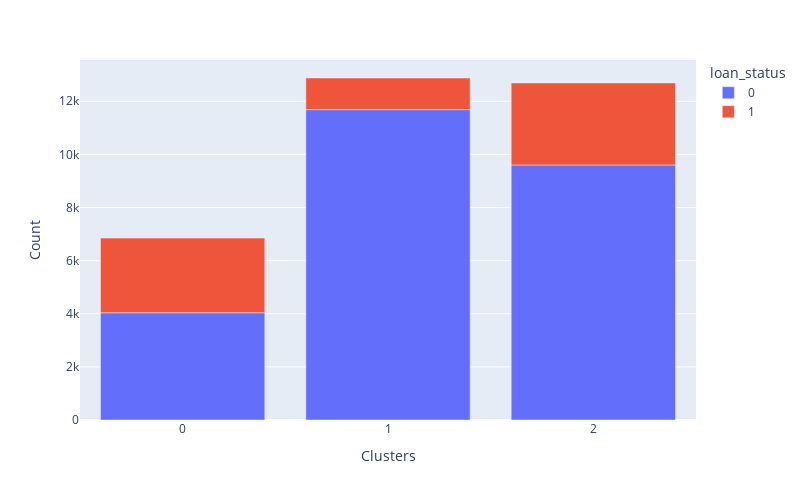
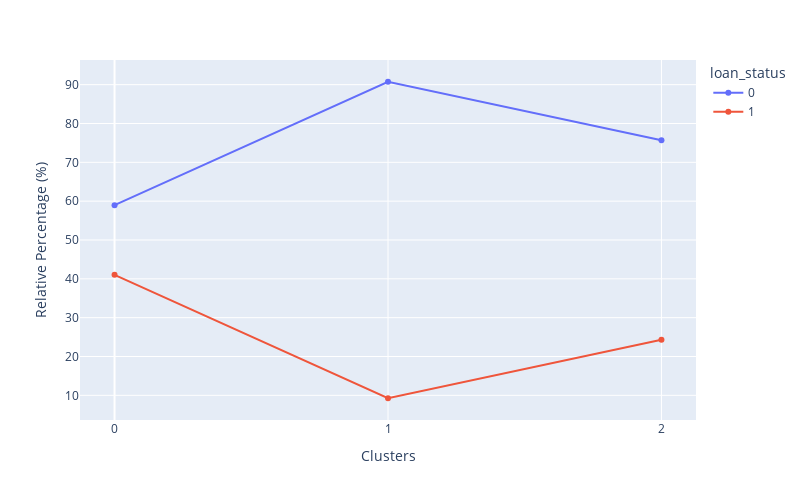

Notebook source saved alongside these figures, in order:
### Markdown cell above
Next, we want to analyze how the clusters relate to loan defaults.
We create a new DataFrame containing the predicted cluster for each user and their default status. Using cluster_distribution_per_variable, we will visualize:

* The absolute distribution of clusters colored by default level.
* The relative percentage of default levels within each cluster.

This helps us understand which clusters are more prone to default and provides actionable insights for risk management.

### Code cell
df_cluster_vs_Default=  df_default.copy()
df_cluster_vs_Default['Clusters'] = X['Clusters']
cluster_distribution_per_variable(df=df_cluster_vs_Default, target=target_var)

### Figure 1 — Plotly figure (JSON) as saved in the notebook; plotly's stock layout.template omitted (floating-point values rounded to 4 significant figures)
{"data": [{"alignmentgroup": "True", "hovertemplate": "loan_status=0<br>Clusters=%{x}<br>Count=%{y}<extra></extra>", "legendgroup": "0", "marker": {"color": "#636efa", "pattern": {"shape": ""}}, "name": "0", "offsetgroup": "0", "orientation": "v", "showlegend": true, "textposition": "auto", "type": "bar", "x": [0, 1, 2], "xaxis": "x", "y": [4038, 11686, 9603], "yaxis": "y"}, {"alignmentgroup": "True", "hovertemplate": "loan_status=1<br>Clusters=%{x}<br>Count=%{y}<extra></extra>", "legendgroup": "1", "marker": {"color": "#EF553B", "pattern": {"shape": ""}}, "name": "1", "offsetgroup": "1", "orientation": "v", "showlegend": true, "textposition": "auto", "type": "bar", "x": [0, 1, 2], "xaxis": "x", "y": [2811, 1191, 3087], "yaxis": "y"}], "layout": {"barmode": "relative", "height": 500, "legend": {"title": {"text": "loan_status"}, "tracegroupgap": 0}, "margin": {"t": 60}, "width": 800, "xaxis": {"anchor": "y", "domain": [0, 1], "tickmode": "array", "tickvals": [0, 2, 1], "title": {"text": "Clusters"}}, "yaxis": {"anchor": "x", "domain": [0, 1], "title": {"text": "Count"}}}}

### Figure 2 — Plotly figure (JSON) as saved in the notebook; plotly's stock layout.template omitted (floating-point values rounded to 4 significant figures)
{"data": [{"hovertemplate": "loan_status=0<br>Clusters=%{x}<br>Relative Percentage (%)=%{y}<extra></extra>", "legendgroup": "0", "line": {"color": "#636efa", "dash": "solid"}, "marker": {"symbol": "circle"}, "mode": "markers+lines", "name": "0", "orientation": "v", "showlegend": true, "type": "scatter", "x": [0, 1, 2], "xaxis": "x", "y": [58.96, 90.75, 75.67], "yaxis": "y"}, {"hovertemplate": "loan_status=1<br>Clusters=%{x}<br>Relative Percentage (%)=%{y}<extra></extra>", "legendgroup": "1", "line": {"color": "#EF553B", "dash": "solid"}, "marker": {"symbol": "circle"}, "mode": "markers+lines", "name": "1", "orientation": "v", "showlegend": true, "type": "scatter", "x": [0, 1, 2], "xaxis": "x", "y": [41.04, 9.249, 24.33], "yaxis": "y"}], "layout": {"height": 500, "legend": {"title": {"text": "loan_status"}, "tracegroupgap": 0}, "margin": {"t": 60}, "width": 800, "xaxis": {"anchor": "y", "domain": [0, 1], "tickmode": "array", "tickvals": [0, 2, 1], "title": {"text": "Clusters"}}, "yaxis": {"anchor": "x", "domain": [0, 1], "title": {"text": "Relative Percentage (%)"}}}}
